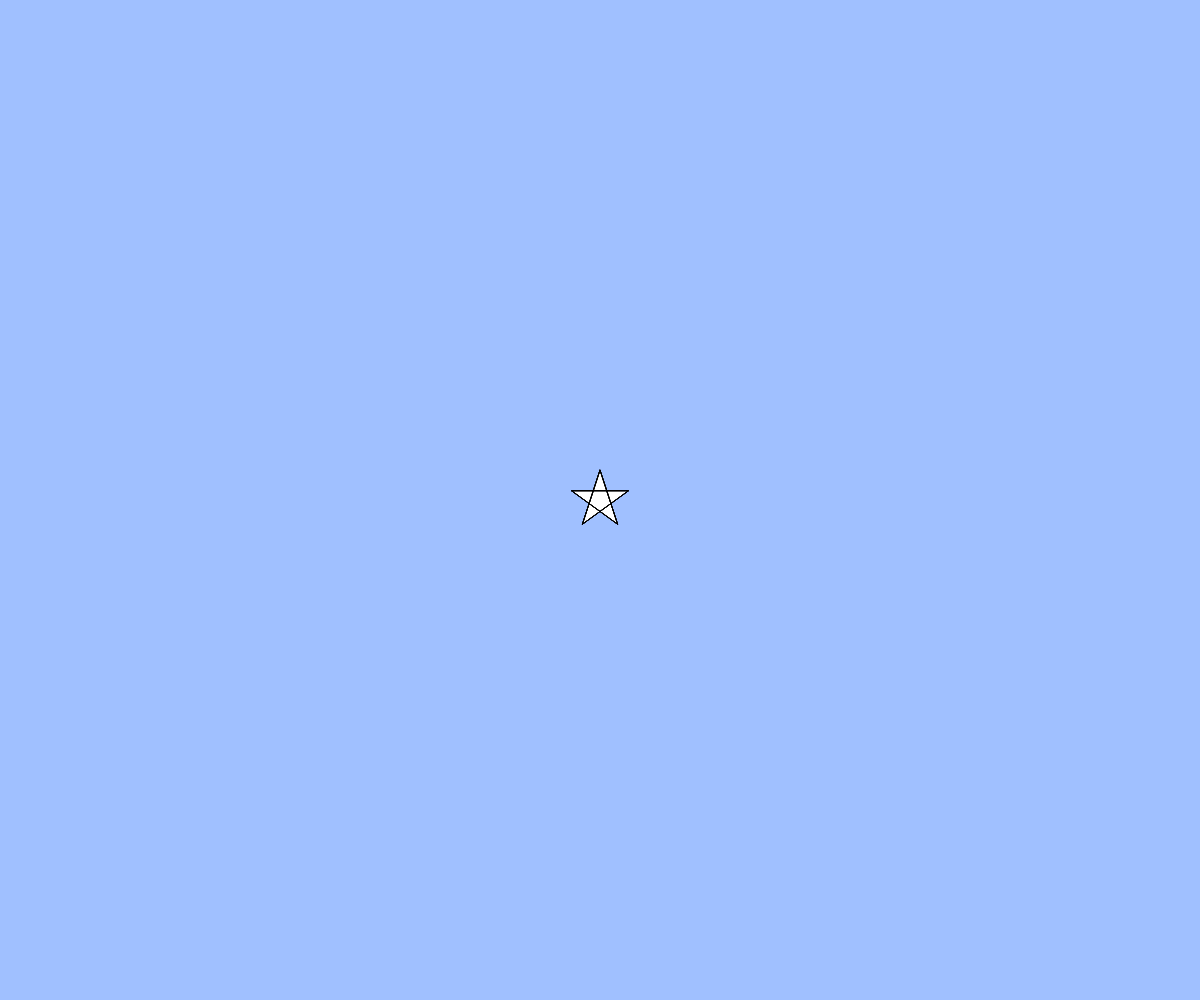
Frame 1 (no input)
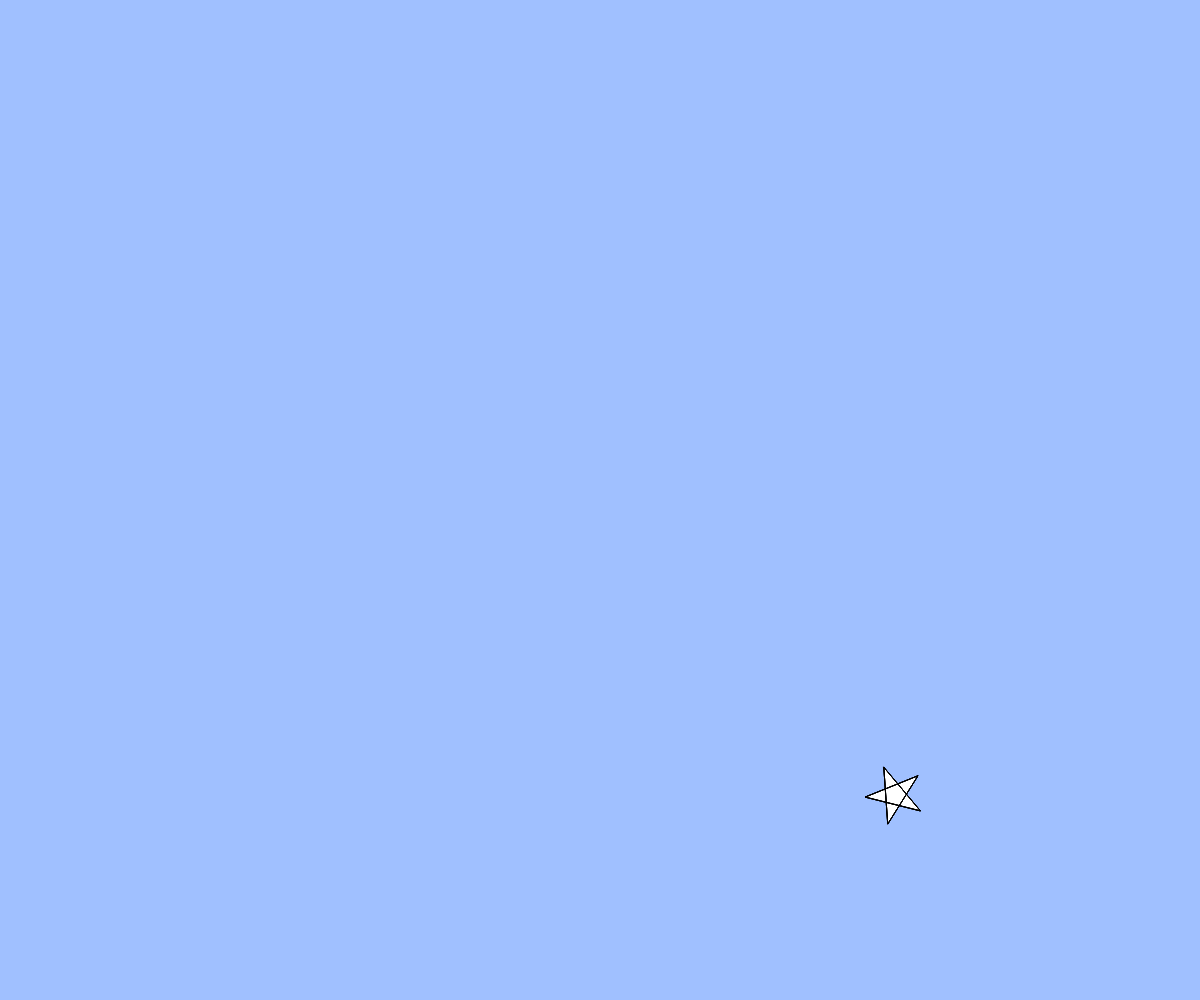
Frame 60 (no input)
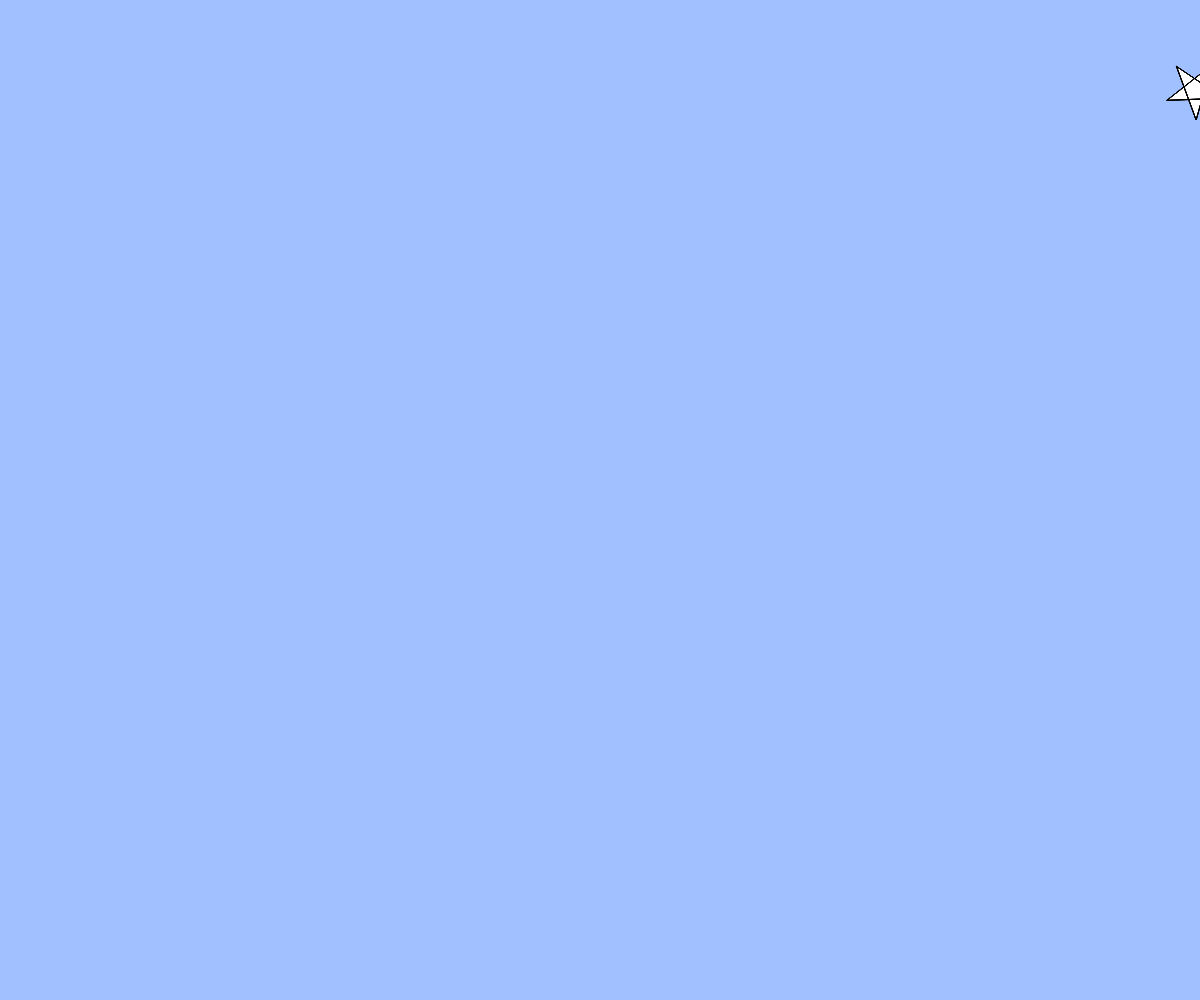
Frame 120 (the mouse pressed at the canvas centre since frame 60)

The p5.js sketch that drew these frames (run headless with seeded random() and noise() and a simulated clock; from frame 60 on, the mouse is pressed at the canvas centre):

// p5.js sketch
// ── sketch.js
// テキスト「アニメーション」
let x, y, vx, vy,angle;

function setup(){
  createCanvas(windowWidth, windowHeight);
  x = width / 2;
  y = height / 2;
  vx = 8;
  vy = 8;
  angle = 0;
}

function draw(){
  background(160, 192, 255);
  // BLANK[2] (hint: 作った star 関数を使います)

  star(x,y,30,angle);
  angle += 0.1;
  x += 5;
  y += 5;

  // 端の処理パターン (1) 反対側から出てくる
  if(x > width){ x = 0; }
  else if(x < 0){ x = width; }
  if(y > height){ y = 0; }
  if(y < 0){ y = height; }
}

function star(cx, cy, r, angle){
  beginShape();
  for(var i = 0; i < 20; i++){
    var theta = TWO_PI * i * 2 / 5 - HALF_PI+ angle;
    // BLANK[1] (hint: angle 分だけ星を回転させるには？)
    var x = cx + cos(theta) * r;
    var y = cy + sin(theta) * r;
    vertex(x,y);
  }
  endShape(CLOSE);
}

function windowResized(){
  resizeCanvas(windowWidth, windowHeight);
}
